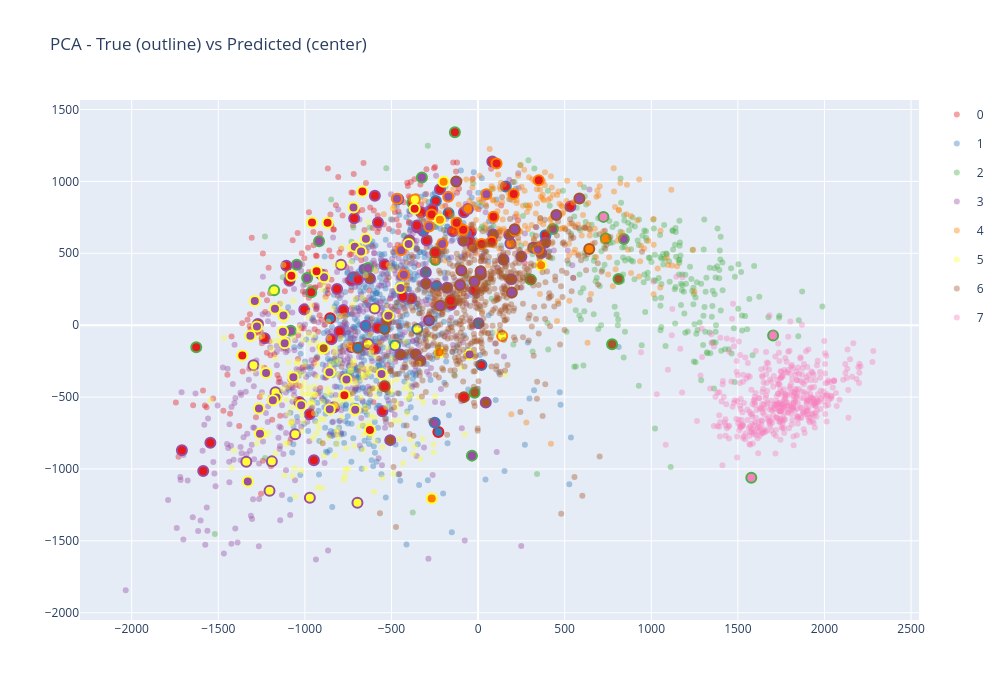
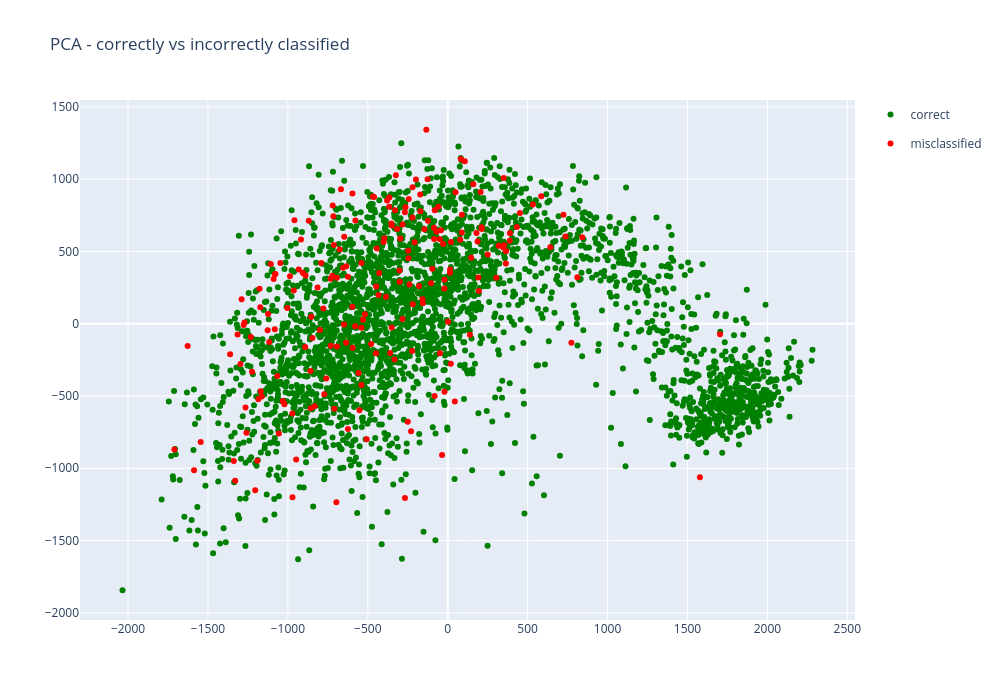

The cell these charts' notebook holds for them, in order:
### Code cell
pca = PCA(n_components=2)
train_pca = pca.fit_transform(test_images.reshape((test_images.shape[0], -1)))
misclassified = test_labels!=test_pred_resnet_50
correctly_classified = test_labels==test_pred_resnet_50

norm = plt.Normalize(vmin=test_labels.min(), vmax=test_labels.max())
plt.figure(figsize=(12, 8))
scatter=plt.scatter(train_pca[:,0], train_pca[:,1], c=test_labels, alpha=0.5, cmap="Set1", s=20, norm=norm)

plt.title("PCA plot train")
handles, labels = scatter.legend_elements()
plt.legend(handles, labels, title="Classes")
plt.tight_layout()
plt.show()

#plotly PCA with wrong predictions
colors = dict(zip(np.arange(8), px.colors.qualitative.Set1))
fig = go.Figure()

for c in np.arange(8):
    fig.add_scatter(x=train_pca[test_labels==c][:, 0], y=train_pca[test_labels==c][:, 1], mode="markers", name=str(c), legendgroup=str(c), marker=dict(color=colors[c], size=6, opacity=0.4))
    fig.add_scatter(x=train_pca[(test_labels==c) & misclassified][:, 0], y=train_pca[(test_labels==c) & misclassified][:, 1],
        mode="markers", legendgroup=str(c), showlegend=False, marker=dict(color=[colors[p] for p in test_pred_resnet_50[(test_labels==c) & misclassified]],size=10,line=dict(color=colors[c], width=2)))
fig.update_layout(title="PCA - True (outline) vs Predicted (center)", width=1000, height=700, legend=dict(groupclick="togglegroup"))
fig.show()

#plotly PCA with wrong predictions with out class coloring
fig = go.Figure()

fig.add_scatter(x=train_pca[correctly_classified][:, 0], y=train_pca[correctly_classified][:, 1], legendgroup=0, name="correct", mode="markers", marker=dict(color="green"))
fig.add_scatter(x=train_pca[misclassified][:, 0], y=train_pca[misclassified][:, 1], mode="markers", legendgroup=1, name = "misclassified", marker=dict(color="red" ,))
fig.update_layout(title="PCA - correctly vs incorrectly classified", width=1000, height=700, legend=dict(groupclick="togglegroup"))
fig.show()

"""tsne = TSNE(n_components=2, perplexity=15)
train_tnse = tsne.fit_transform(test_images.reshape((test_images.shape[0], -1)))
print(train_tnse.shape, t_labels.shape)
scatter=plt.scatter(train_tnse[:,0], train_tnse[:,1], c=test_labels, alpha=0.5, cmap="Set1")
plt.title("TSNE plot train")
handles, labels = scatter.legend_elements()
plt.legend(handles, labels, title="Classes")
plt.tight_layout()
plt.show()"""

"""tsvd = TruncatedSVD(n_components=2)
train_tsvd = tsvd.fit_transform(test_images.reshape((test_images.shape[0], -1)))
print(train_tsvd.shape, t_labels.shape)
scatter=plt.scatter(train_tsvd[:,0], train_tsvd[:,1], c=test_labels, alpha=0.5, cmap="Set1")
plt.title("TSVD plot train")
handles, labels = scatter.legend_elements()
plt.legend(handles, labels, title="Classes")
plt.tight_layout()
plt.show()"""

### Figure 1 — Plotly figure (JSON) as saved in the notebook; plotly's stock layout.template omitted (floating-point values rounded to 4 significant figures; data arrays with more than 128 entries replaced by an {"elided": "..."} marker saying what was removed)
{"data": [{"legendgroup": "0", "marker": {"color": "rgb(228,26,28)", "opacity": 0.4, "size": 6}, "mode": "markers", "name": "0", "type": "scatter", "x": {"elided": "244 float values"}, "y": {"elided": "244 float values"}}, {"legendgroup": "0", "marker": {"color": ["rgb(55,126,184)", "rgb(55,126,184)", "rgb(152,78,163)"], "line": {"color": "rgb(228,26,28)", "width": 2}, "size": 10}, "mode": "markers", "showlegend": false, "type": "scatter", "x": [-229.3, -853.9, -283.2], "y": [-742.9, 47.78, 33.43]}, {"legendgroup": "1", "marker": {"color": "rgb(55,126,184)", "opacity": 0.4, "size": 6}, "mode": "markers", "name": "1", "type": "scatter", "x": {"elided": "624 float values"}, "y": {"elided": "624 float values"}}, {"legendgroup": "1", "marker": {"color": ["rgb(228,26,28)", "rgb(152,78,163)", "rgb(152,78,163)", "rgb(255,255,51)", "rgb(228,26,28)", "rgb(228,26,28)", "rgb(228,26,28)", "rgb(228,26,28)", "rgb(255,255,51)"], "line": {"color": "rgb(55,126,184)", "width": 2}, "size": 10}, "mode": "markers", "showlegend": false, "type": "scatter", "x": [-243.9, -250.0, -654.8, -479.3, -170.6, 19.28, 160.0, 389.0, -350.6], "y": [862.9, -677.8, 387.5, -140.6, 778.0, -276.9, 964.6, 626.1, -26.45]}, {"legendgroup": "2", "marker": {"color": "rgb(77,175,74)", "opacity": 0.4, "size": 6}, "mode": "markers", "name": "2", "type": "scatter", "x": {"elided": "311 float values"}, "y": {"elided": "311 float values"}}, {"legendgroup": "2", "marker": {"color": ["rgb(247,129,191)", "rgb(255,127,0)", "rgb(152,78,163)", "rgb(255,255,51)", "rgb(152,78,163)", "rgb(255,127,0)", "rgb(166,86,40)", "rgb(228,26,28)", "rgb(152,78,163)", "rgb(166,86,40)", "rgb(152,78,163)", "rgb(152,78,163)", "rgb(166,86,40)", "rgb(228,26,28)", "rgb(166,86,40)", "rgb(152,78,163)", "rgb(247,129,191)", "rgb(228,26,28)", "rgb(228,26,28)", "rgb(247,129,191)", "rgb(152,78,163)", "rgb(152,78,163)", "rgb(152,78,163)"], "line": {"color": "rgb(77,175,74)", "width": 2}, "size": 10}, "mode": "markers", "showlegend": false, "type": "scatter", "x": [1578.0, -246.5, -1047.0, -1177.0, -918.0, 737.2, 810.9, -379.4, -634.9, -20.14, -986.9, -1082.0, 773.8, -134.0, 303.5, 432.1, 724.0, -1627.0, -963.2, 1704.0, 841.6, -35.49, -324.4], "y": [-1062.0, 453.6, 420.4, 242.4, 583.0, 603.2, 321.0, 852.1, 397.9, -470.8, 328.5, -38.88, -132.0, 1342.0, 317.8, 669.4, 753.1, -153.4, 229.4, -72.25, 598.8, -907.4, 1026.0]}, {"legendgroup": "3", "marker": {"color": "rgb(152,78,163)", "opacity": 0.4, "size": 6}, "mode": "markers", "name": "3", "type": "scatter", "x": {"elided": "579 float values"}, "y": {"elided": "579 float values"}}, {"legendgroup": "3", "marker": {"color": ["rgb(228,26,28)", "rgb(255,255,51)", "rgb(228,26,28)", "rgb(228,26,28)", "rgb(166,86,40)", "rgb(255,255,51)", "rgb(228,26,28)", "rgb(228,26,28)", "rgb(255,255,51)", "rgb(166,86,40)", "rgb(166,86,40)", "rgb(228,26,28)", "rgb(55,126,184)", "rgb(228,26,28)", "rgb(228,26,28)", "rgb(228,26,28)", "rgb(255,127,0)", "rgb(228,26,28)", "rgb(255,255,51)", "rgb(228,26,28)", "rgb(166,86,40)", "rgb(166,86,40)", "rgb(228,26,28)", "rgb(55,126,184)", "rgb(166,86,40)", "rgb(55,126,184)", "rgb(166,86,40)", "rgb(55,126,184)", "rgb(228,26,28)", "rgb(255,255,51)", "rgb(228,26,28)", "rgb(228,26,28)", "rgb(55,126,184)", "rgb(228,26,28)", "rgb(228,26,28)", "rgb(166,86,40)", "rgb(77,175,74)", "rgb(255,255,51)", "rgb(55,126,184)", "rgb(228,26,28)", "rgb(228,26,28)", "rgb(228,26,28)", "rgb(255,127,0)", "rgb(228,26,28)", "rgb(228,26,28)", "rgb(166,86,40)", "rgb(166,86,40)", "rgb(228,26,28)", "rgb(228,26,28)", "rgb(228,26,28)", "rgb(228,26,28)", "rgb(255,255,51)", "rgb(166,86,40)", "rgb(255,255,51)", "rgb(255,255,51)", "rgb(228,26,28)", "rgb(228,26,28)", "rgb(166,86,40)", "rgb(55,126,184)", "rgb(228,26,28)", "rgb(228,26,28)", "rgb(228,26,28)", "rgb(228,26,28)", "rgb(228,26,28)", "rgb(228,26,28)", "rgb(228,26,28)", "rgb(166,86,40)", "rgb(228,26,28)", "rgb(228,26,28)", "rgb(166,86,40)", "rgb(166,86,40)", "rgb(166,86,40)", "rgb(166,86,40)", "rgb(228,26,28)", "rgb(228,26,28)", "rgb(255,255,51)", "rgb(228,26,28)", "rgb(228,26,28)", "rgb(228,26,28)", "rgb(228,26,28)", "rgb(228,26,28)", "rgb(166,86,40)", "rgb(166,86,40)", "rgb(166,86,40)", "rgb(255,255,51)", "rgb(166,86,40)", "rgb(228,26,28)"], "line": {"color": "rgb(152,78,163)", "width": 2}, "size": 10}, "mode": "markers", "showlegend": false, "type": "scatter", "x": [-731.8, -1191.0, -831.8, -296.8, -28.36, -1170.0, -732.5, -386.3, -1204.0, 14.6, -359.9, 82.1, -316.5, -219.9, -1546.0, -1271.0, 186.7, -155.6, -635.5, -42.39, -397.0, 179.9, -814.1, -649.4, 250.0, -239.7, -179.3, -721.3, -145.8, -1338.0, -1710.0, -1107.0, -301.7, -846.6, -81.17, -448.9, 318.7, -596.6, -70.36, -1232.0, -433.3, -263.8, -58.55, 533.0, -539.9, 352.0, 147.0, -594.8, -48.74, -693.6, -948.0, -791.5, -333.2, -1297.0, -696.6, -1089.0, -799.6, 364.9, 1.912, -20.73, -579.1, -329.5, -350.6, -972.2, -1032.0, -460.7, -300.6, -906.9, -1081.0, 191.4, 44.33, -530.0, -624.4, -552.1, -353.0, -971.2, -1004.0, -1587.0, -577.7, -595.9, -778.1, 87.67, 387.8, -507.1, -1056.0, -85.23, -715.3], "y": [-152.8, -947.3, -570.2, 589.5, 551.5, -467.1, 311.1, 186.0, -1152.0, 352.9, -202.0, 1139.0, 654.7, 944.6, -817.4, 7.99, 568.6, 142.4, -131.1, 647.2, 590.6, 628.3, 251.2, -4.902, 478.2, 271.6, 260.6, 332.6, 653.2, -950.2, -870.2, 414.0, 367.5, -98.27, 785.1, -204.3, 538.7, 116.6, 635.8, -91.11, 198.5, 804.9, 808.5, 825.0, 420.4, 542.1, 456.6, -165.6, 583.9, 318.3, -939.3, 419.6, -247.6, -278.6, -1235.0, 308.7, -44.13, 501.7, 13.47, 244.1, -17.77, 784.7, 678.6, -620.3, -533.7, 876.2, 290.4, 353.2, 341.8, 319.2, -538.4, 26.78, 324.9, -598.6, 693.3, -1200.0, 108.3, -1014.0, 713.8, 900.9, 105.9, 630.8, 573.2, -799.6, -759.0, 586.8, 743.2]}, {"legendgroup": "4", "marker": {"color": "rgb(255,127,0)", "opacity": 0.4, "size": 6}, "mode": "markers", "name": "4", "type": "scatter", "x": {"elided": "243 float values"}, "y": {"elided": "243 float values"}}, {"legendgroup": "4", "marker": {"color": ["rgb(152,78,163)", "rgb(228,26,28)", "rgb(152,78,163)", "rgb(228,26,28)", "rgb(152,78,163)", "rgb(152,78,163)", "rgb(228,26,28)", "rgb(255,255,51)", "rgb(152,78,163)", "rgb(152,78,163)", "rgb(152,78,163)", "rgb(228,26,28)", "rgb(152,78,163)", "rgb(228,26,28)", "rgb(228,26,28)", "rgb(228,26,28)", "rgb(228,26,28)", "rgb(228,26,28)", "rgb(255,255,51)", "rgb(228,26,28)"], "line": {"color": "rgb(255,127,0)", "width": 2}, "size": 10}, "mode": "markers", "showlegend": false, "type": "scatter", "x": [-282.6, -85.87, 346.4, 213.3, -443.9, -428.5, 106.8, -364.9, -207.1, -171.9, -468.4, -268.1, 48.72, 350.5, 78.65, 20.18, 205.9, -124.1, 139.1, 88.78], "y": [685.9, 664.1, 527.1, 655.9, 520.6, 351.5, 1124.0, 873.9, 563.7, 893.5, 879.2, 770.3, 910.2, 1008.0, 580.2, 564.8, 911.9, 713.0, -75.7, 753.9]}, {"legendgroup": "5", "marker": {"color": "rgb(255,255,51)", "opacity": 0.4, "size": 6}, "mode": "markers", "name": "5", "type": "scatter", "x": {"elided": "284 float values"}, "y": {"elided": "284 float values"}}, {"legendgroup": "5", "marker": {"color": ["rgb(152,78,163)", "rgb(228,26,28)", "rgb(228,26,28)", "rgb(152,78,163)", "rgb(152,78,163)", "rgb(152,78,163)", "rgb(152,78,163)", "rgb(228,26,28)", "rgb(152,78,163)", "rgb(152,78,163)", "rgb(152,78,163)", "rgb(228,26,28)", "rgb(255,127,0)", "rgb(228,26,28)", "rgb(166,86,40)", "rgb(152,78,163)", "rgb(152,78,163)", "rgb(228,26,28)", "rgb(152,78,163)", "rgb(152,78,163)", "rgb(152,78,163)", "rgb(152,78,163)", "rgb(152,78,163)", "rgb(152,78,163)", "rgb(255,127,0)", "rgb(152,78,163)", "rgb(152,78,163)", "rgb(152,78,163)", "rgb(255,127,0)", "rgb(255,127,0)", "rgb(152,78,163)", "rgb(228,26,28)", "rgb(255,127,0)", "rgb(152,78,163)", "rgb(228,26,28)", "rgb(152,78,163)", "rgb(152,78,163)", "rgb(152,78,163)", "rgb(152,78,163)", "rgb(152,78,163)", "rgb(228,26,28)", "rgb(152,78,163)", "rgb(152,78,163)", "rgb(152,78,163)"], "line": {"color": "rgb(255,255,51)", "width": 2}, "size": 10}, "mode": "markers", "showlegend": false, "type": "scatter", "x": [-1315.0, -366.3, -869.0, -1265.0, -48.55, -1173.0, -1164.0, -668.0, -1066.0, -1289.0, -711.9, -1078.0, -267.6, -624.5, -891.8, -858.4, -1185.0, -772.0, -518.4, -1127.0, -1022.0, -1224.0, -760.0, -675.6, -220.2, -1124.0, -889.3, -447.8, 363.8, -198.9, -1277.0, -932.5, -222.3, -719.6, -958.8, -400.9, -647.5, -709.2, -557.7, -856.4, -1361.0, -1330.0, -1259.0, -1117.0], "y": [-73.72, 809.8, 712.0, -579.4, -204.4, 114.4, -503.8, 929.4, -362.3, 168.8, 545.4, 343.3, -1205.0, -728.7, -160.2, -327.4, -523.0, -487.3, 64.77, -45.75, -557.5, -332.8, -378.6, 513.1, 733.9, 67.38, 333.4, 258.2, 417.3, 997.2, -8.533, 375.2, -189.0, 818.4, 714.9, 564.7, 601.4, -588.7, -340.5, -584.8, -211.7, -1087.0, -754.3, -126.5]}, {"legendgroup": "6", "marker": {"color": "rgb(166,86,40)", "opacity": 0.4, "size": 6}, "mode": "markers", "name": "6", "type": "scatter", "x": {"elided": "666 float values"}, "y": {"elided": "666 float values"}}, {"legendgroup": "6", "marker": {"color": ["rgb(152,78,163)", "rgb(228,26,28)", "rgb(152,78,163)", "rgb(152,78,163)", "rgb(152,78,163)", "rgb(228,26,28)", "rgb(152,78,163)", "rgb(228,26,28)", "rgb(152,78,163)", "rgb(152,78,163)", "rgb(228,26,28)", "rgb(152,78,163)", "rgb(152,78,163)", "rgb(152,78,163)", "rgb(255,127,0)", "rgb(55,126,184)", "rgb(55,126,184)"], "line": {"color": "rgb(166,86,40)", "width": 2}, "size": 10}, "mode": "markers", "showlegend": false, "type": "scatter", "x": [-218.7, -158.5, -96.75, -20.04, 195.0, -540.2, 585.2, -81.8, 211.0, -104.0, -247.3, -126.2, 14.49, 451.7, 641.9, -693.3, -539.8], "y": [135.2, 169.3, 380.4, 303.6, 226.4, -424.1, 881.6, -500.5, 666.5, 279.9, 505.0, 999.4, 375.3, 766.6, 529.6, -157.5, -27.07]}, {"legendgroup": "7", "marker": {"color": "rgb(247,129,191)", "opacity": 0.4, "size": 6}, "mode": "markers", "name": "7", "type": "scatter", "x": {"elided": "470 float values"}, "y": {"elided": "470 float values"}}, {"legendgroup": "7", "marker": {"color": [], "line": {"color": "rgb(247,129,191)", "width": 2}, "size": 10}, "mode": "markers", "showlegend": false, "type": "scatter", "x": [], "y": []}], "layout": {"height": 700, "legend": {"groupclick": "togglegroup"}, "title": {"text": "PCA - True (outline) vs Predicted (center)"}, "width": 1000}}

### Figure 2 — Plotly figure (JSON) as saved in the notebook; plotly's stock layout.template omitted (floating-point values rounded to 4 significant figures; data arrays with more than 128 entries replaced by an {"elided": "..."} marker saying what was removed)
{"data": [{"legendgroup": "0", "marker": {"color": "green"}, "mode": "markers", "name": "correct", "type": "scatter", "x": {"elided": "3218 float values"}, "y": {"elided": "3218 float values"}}, {"legendgroup": "1", "marker": {"color": "red"}, "mode": "markers", "name": "misclassified", "type": "scatter", "x": {"elided": "203 float values"}, "y": {"elided": "203 float values"}}], "layout": {"height": 700, "legend": {"groupclick": "togglegroup"}, "title": {"text": "PCA - correctly vs incorrectly classified"}, "width": 1000}}
